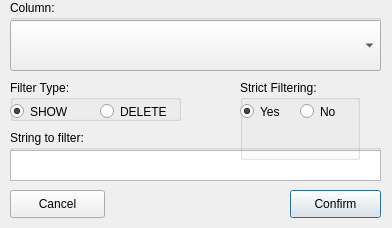
<?xml version="1.0" encoding="UTF-8"?>
<ui version="4.0">
 <class>filter</class>
 <widget class="QDialog" name="filter">
  <property name="geometry">
   <rect>
    <x>0</x>
    <y>0</y>
    <width>392</width>
    <height>228</height>
   </rect>
  </property>
  <property name="minimumSize">
   <size>
    <width>392</width>
    <height>228</height>
   </size>
  </property>
  <property name="maximumSize">
   <size>
    <width>392</width>
    <height>228</height>
   </size>
  </property>
  <property name="windowTitle">
   <string>XLS Polisher - Add Filter</string>
  </property>
  <widget class="QPushButton" name="confirmButton">
   <property name="geometry">
    <rect>
     <x>290</x>
     <y>190</y>
     <width>91</width>
     <height>28</height>
    </rect>
   </property>
   <property name="text">
    <string>Confirm</string>
   </property>
   <property name="icon">
    <iconset>
     <normalon>:/icons/icons/correct6.png</normalon>
    </iconset>
   </property>
   <property name="default">
    <bool>true</bool>
   </property>
  </widget>
  <widget class="QPushButton" name="cancelButton">
   <property name="geometry">
    <rect>
     <x>10</x>
     <y>190</y>
     <width>95</width>
     <height>28</height>
    </rect>
   </property>
   <property name="text">
    <string>Cancel</string>
   </property>
   <property name="icon">
    <iconset>
     <normalon>:/icons/icons/cross18.png</normalon>
    </iconset>
   </property>
  </widget>
  <widget class="QGroupBox" name="filterBox">
   <property name="geometry">
    <rect>
     <x>10</x>
     <y>80</y>
     <width>171</width>
     <height>41</height>
    </rect>
   </property>
   <property name="maximumSize">
    <size>
     <width>171</width>
     <height>41</height>
    </size>
   </property>
   <property name="title">
    <string>Filter Type:</string>
   </property>
   <property name="alignment">
    <set>Qt::AlignLeading|Qt::AlignLeft|Qt::AlignTop</set>
   </property>
   <property name="flat">
    <bool>false</bool>
   </property>
   <widget class="QRadioButton" name="showRadio">
    <property name="geometry">
     <rect>
      <x>0</x>
      <y>20</y>
      <width>114</width>
      <height>23</height>
     </rect>
    </property>
    <property name="text">
     <string>SHOW</string>
    </property>
    <property name="checked">
     <bool>true</bool>
    </property>
   </widget>
   <widget class="QRadioButton" name="deleteRadio">
    <property name="geometry">
     <rect>
      <x>90</x>
      <y>20</y>
      <width>114</width>
      <height>23</height>
     </rect>
    </property>
    <property name="text">
     <string>DELETE</string>
    </property>
   </widget>
  </widget>
  <widget class="QGroupBox" name="columnBox">
   <property name="geometry">
    <rect>
     <x>10</x>
     <y>0</y>
     <width>371</width>
     <height>71</height>
    </rect>
   </property>
   <property name="title">
    <string>Column:</string>
   </property>
   <property name="alignment">
    <set>Qt::AlignLeading|Qt::AlignLeft|Qt::AlignTop</set>
   </property>
   <widget class="QComboBox" name="colComboBox">
    <property name="geometry">
     <rect>
      <x>0</x>
      <y>20</y>
      <width>371</width>
      <height>51</height>
     </rect>
    </property>
   </widget>
  </widget>
  <widget class="QGroupBox" name="groupBox">
   <property name="geometry">
    <rect>
     <x>10</x>
     <y>130</y>
     <width>371</width>
     <height>51</height>
    </rect>
   </property>
   <property name="minimumSize">
    <size>
     <width>371</width>
     <height>51</height>
    </size>
   </property>
   <property name="title">
    <string>String to filter:</string>
   </property>
   <property name="alignment">
    <set>Qt::AlignLeading|Qt::AlignLeft|Qt::AlignTop</set>
   </property>
   <widget class="QPlainTextEdit" name="filterStringText">
    <property name="geometry">
     <rect>
      <x>0</x>
      <y>20</y>
      <width>371</width>
      <height>31</height>
     </rect>
    </property>
    <property name="tabChangesFocus">
     <bool>true</bool>
    </property>
   </widget>
  </widget>
  <widget class="QGroupBox" name="groupBox_2">
   <property name="geometry">
    <rect>
     <x>240</x>
     <y>80</y>
     <width>120</width>
     <height>80</height>
    </rect>
   </property>
   <property name="title">
    <string>Strict Filtering:</string>
   </property>
   <widget class="QRadioButton" name="yesStrictRadio">
    <property name="geometry">
     <rect>
      <x>0</x>
      <y>20</y>
      <width>51</width>
      <height>23</height>
     </rect>
    </property>
    <property name="text">
     <string>Yes</string>
    </property>
    <property name="checked">
     <bool>true</bool>
    </property>
   </widget>
   <widget class="QRadioButton" name="noStrictRadio">
    <property name="geometry">
     <rect>
      <x>60</x>
      <y>20</y>
      <width>51</width>
      <height>23</height>
     </rect>
    </property>
    <property name="text">
     <string>No</string>
    </property>
   </widget>
  </widget>
 </widget>
 <resources>
  <include location="resources/resources.qrc"/>
 </resources>
 <connections/>
</ui>
